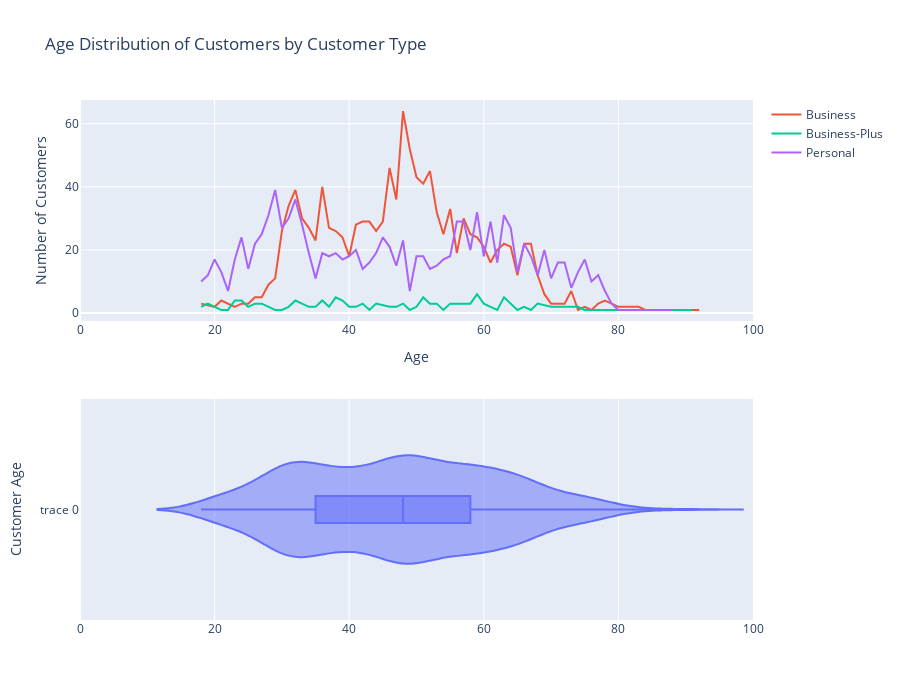

Notebook source saved alongside this figure:
### Markdown cell above
## Age Distribution of Customers by Customer Type

We will start by looking at the age distribution of the customers by customer type.

Points to note:

As we can see from the graph no one younger than 18 is a customer of the bank. \
Most of the banks customers are between 30 and 60 years old. 

Around the 30 year mark we see an increase in the number of Business customers. \
Which corresponds to a drop in the number of Personal customers. \
This pattern is reversed right around the 56 year mark. \
Where the number of Business customers and Personal customers are on eaqul footing. \
Unit it reverses again at the 67 year mark. \
Where the number of Personal customers is greater than the number of Business customers.

The amount of Business-pro is consitently low during the whole age range.

### Code cell
# Calculate the age distribution by age and customer type
age_dist = customer_data.groupby(['customer_age', 'customer_type']).size().reset_index(name='count')

# Create a subplot with three rows
fig = make_subplots(rows=2, cols=1, specs=[[{"type": "scatter", "rowspan": 1}],[{"type": "violin", "rowspan": 1}]])

# Add a violin plot to the first row without legend
fig.add_trace(go.Violin(x=customer_data['customer_age'], showlegend=False, box_visible=True), row=2, col=1)

# Add a scatter plot to the second row
customer_types = age_dist['customer_type'].unique()
for ctype in customer_types:
    subset = age_dist[age_dist['customer_type'] == ctype]
    fig.add_trace(go.Scatter(x=subset['customer_age'], y=subset['count'], mode='lines', name=ctype), row=1, col=1)

# Set the X-axis to start at age 0 and end at 100
fig.update_xaxes(range=[0, 100])

# Set the titles and axis labels
fig.update_layout(
    title="Age Distribution of Customers by Customer Type",
    xaxis_title="Age",
    yaxis_title="Number of Customers",
    yaxis2_title="Customer Age",
    height=700,

)

# Show the plot
fig.show()

### Figure 1 — Plotly figure (JSON) as saved in the notebook; plotly's stock layout.template omitted (floating-point values rounded to 4 significant figures; data arrays with more than 128 entries replaced by an {"elided": "..."} marker saying what was removed)
{"data": [{"box": {"visible": true}, "showlegend": false, "type": "violin", "x": {"elided": "3000 int values"}, "xaxis": "x2", "yaxis": "y2"}, {"mode": "lines", "name": "Business", "type": "scatter", "x": [18, 20, 21, 22, 23, 24, 25, 26, 27, 28, 29, 30, 31, 32, 33, 34, 35, 36, 37, 38, 39, 40, 41, 42, 43, 44, 45, 46, 47, 48, 49, 50, 51, 52, 53, 54, 55, 56, 57, 58, 59, 60, 61, 62, 63, 64, 65, 66, 67, 68, 69, 70, 71, 72, 73, 74, 75, 76, 77, 78, 79, 80, 83, 84, 86, 92], "xaxis": "x", "y": [3, 2, 4, 3, 2, 3, 3, 5, 5, 9, 11, 26, 34, 39, 30, 27, 23, 40, 27, 26, 24, 18, 28, 29, 29, 26, 29, 46, 36, 64, 52, 43, 41, 45, 32, 25, 33, 19, 30, 25, 24, 21, 16, 20, 22, 21, 12, 22, 22, 12, 6, 3, 3, 3, 7, 1, 2, 1, 3, 4, 3, 2, 2, 1, 1, 1], "yaxis": "y"}, {"mode": "lines", "name": "Business-Plus", "type": "scatter", "x": [18, 19, 20, 21, 22, 23, 24, 25, 26, 27, 29, 30, 31, 32, 34, 35, 36, 37, 38, 39, 40, 41, 42, 43, 44, 46, 47, 48, 49, 50, 51, 52, 53, 54, 55, 57, 58, 59, 60, 61, 62, 63, 64, 65, 66, 67, 68, 70, 73, 74, 75, 77, 79, 81, 82, 91], "xaxis": "x", "y": [2, 3, 2, 1, 1, 4, 4, 2, 3, 3, 1, 1, 2, 4, 2, 2, 4, 2, 5, 4, 2, 2, 3, 1, 3, 2, 2, 3, 1, 2, 5, 3, 3, 1, 3, 3, 3, 6, 3, 2, 1, 5, 3, 1, 2, 1, 3, 2, 2, 2, 1, 1, 1, 1, 1, 1], "yaxis": "y"}, {"mode": "lines", "name": "Personal", "type": "scatter", "x": [18, 19, 20, 21, 22, 23, 24, 25, 26, 27, 28, 29, 30, 31, 32, 33, 34, 35, 36, 37, 38, 39, 40, 41, 42, 43, 44, 45, 46, 47, 48, 49, 50, 51, 52, 53, 54, 55, 56, 57, 58, 59, 60, 61, 62, 63, 64, 65, 66, 67, 68, 69, 70, 71, 72, 73, 74, 75, 76, 77, 78, 79, 80, 81, 82, 86, 88], "xaxis": "x", "y": [10, 12, 17, 13, 7, 17, 24, 14, 22, 25, 31, 39, 27, 30, 36, 28, 19, 11, 19, 18, 19, 17, 18, 20, 14, 16, 19, 24, 21, 15, 23, 7, 18, 18, 14, 15, 17, 18, 29, 29, 20, 32, 18, 29, 16, 31, 27, 13, 22, 18, 12, 20, 11, 16, 16, 8, 13, 17, 10, 12, 7, 3, 1, 1, 1, 1, 1], "yaxis": "y"}], "layout": {"height": 700, "title": {"text": "Age Distribution of Customers by Customer Type"}, "xaxis": {"anchor": "y", "domain": [0, 1], "range": [0, 100], "title": {"text": "Age"}}, "xaxis2": {"anchor": "y2", "domain": [0, 1], "range": [0, 100]}, "yaxis": {"anchor": "x", "domain": [0.575, 1], "title": {"text": "Number of Customers"}}, "yaxis2": {"anchor": "x2", "domain": [0, 0.425], "title": {"text": "Customer Age"}}}}
